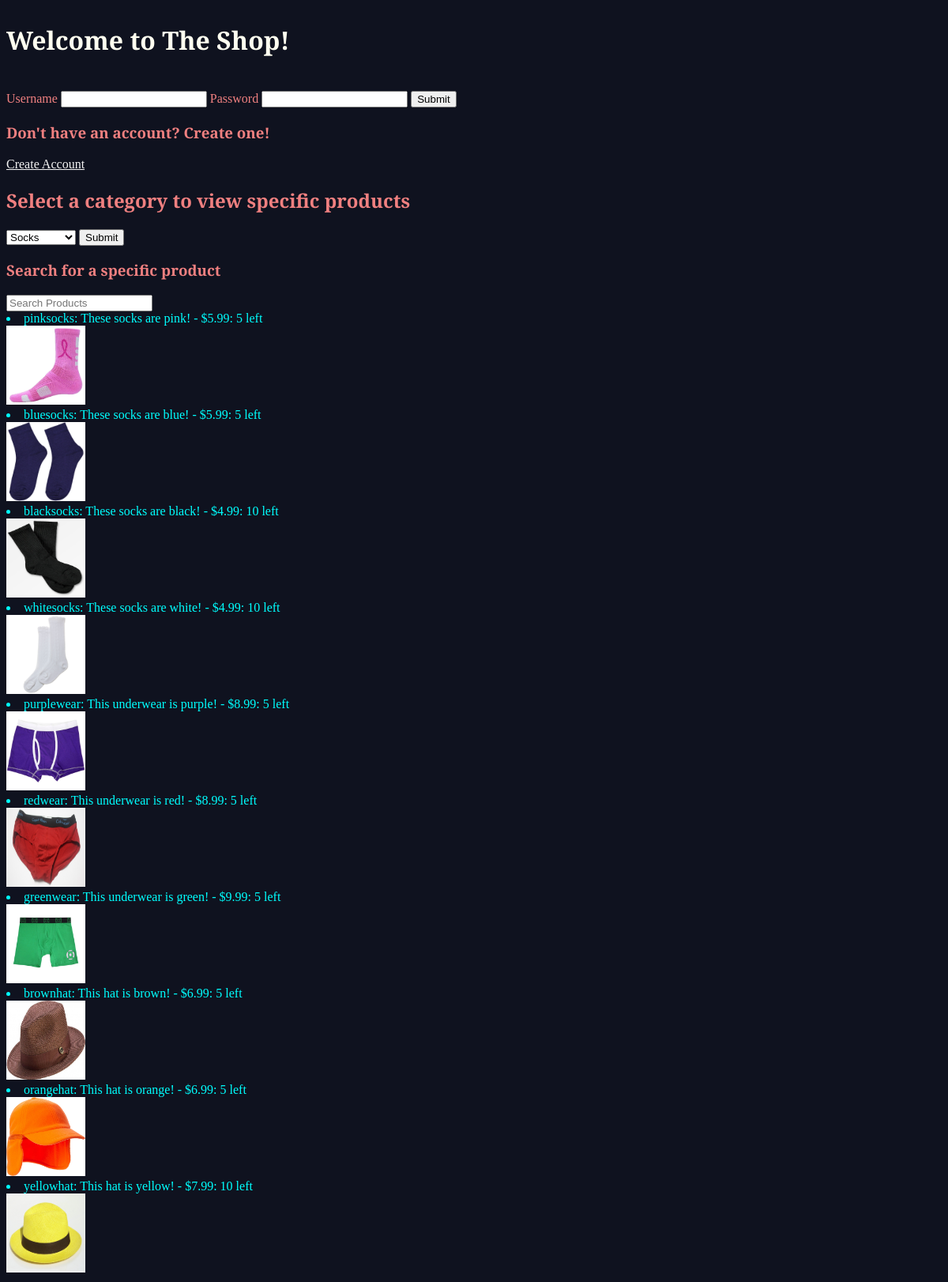
The page / on the database its author committed.
### tables this page shows
CREATE TABLE products (
  id                int(4) not null unique,
  name              varchar(50) not null,
  stock             int(4) not null,
  price             decimal(4, 2) not null,
  description       varchar(100) not null,
  part_of           varchar(50) not null,
  PRIMARY KEY (id),
  FOREIGN KEY (part_of) REFERENCES categories(category)
);

### main.py (the view, shortened to what this page needs)
@app.route('/', methods=['GET', 'POST'])
def home():
  conn = sqlite3.connect("myDatabase.db")
  conn.row_factory = sqlite3.Row
  session['page'] = ['', ''] #set
  cursor = conn.execute("SELECT * FROM products")
  products = cursor.fetchall()
  cursor = conn.execute("SELECT * FROM categories")
  categories = cursor.fetchall()
  return render_template('home.html', products=products, categories=categories)

### templates/home.html (shortened to what this page needs)
<!DOCTYPE html>
<html lang="en">
<head>
    <link rel="stylesheet" href="static/styles/styles.css">
    <link rel="stylesheet" href="https://cdnjs.cloudflare.com/ajax/libs/font-awesome/6.2.0/css/all.min.css" />
</head>
<body>
    <div class="welcome">
        <h1>Welcome to The Shop!</h1>
    </div>
    {% if 'username' not in session %}
        <form action="/login" method="POST">
            Username <input type="text" name="username">
            Password <input type="text" name="password">
        <input type="submit" names="submit">
        </form>
    <h3>Don't have an account? Create one!</h3>
    <a href="create_account">Create Account</a>
    {% endif %}
    <h2>Select a category to view specific products</h2>
    <form action="/products" method="POST">
        <select name="category_select">
            {% for category in categories %}
                <option value="{{ category['category'] }}">{{ category['category'] }}</option>
            {% endfor %}
        </select>
        <input type="submit">
    </form>
    <h3>Search for a specific product</h3>
    <form action="/search" method="POST">
        <input placeholder="Search Products" type="text" name="search">
    </form>
    {% for prod in products %}
        <li>{{ prod['name'] }}: {{ prod['description'] }} - ${{ prod['price'] }}: {{ prod['stock'] }} left</li>
        <img src="/static/images/{{ prod['name'] }}.jpg">
    {% endfor %}
</body>
</html>

### static/styles/styles.css (style rules this page uses)
:root { --colour-primary: hsl(229, 36%, 9%); --colour-secondary: lightcoral; --colour-third: aqua; --colour-fourth: hsl(0, 73%, 26%); --colour-fifth: burlywood; --colour-white: ivory; }
body { font-family: "EB Garamond", serif; font-size: 1.1rm; color: var(--colour-secondary); background-color: var(--colour-primary); }
img { width: 100px; height: 100px; }
.welcome { display: flex; align-items: center; }
.welcome h1 { color: var(--colour-white); display: inline-block; }
a { color: whitesmoke; }
li { color: var(--colour-third); }

### rows shown on the page
products: name "pinksocks", description "These socks are pink!", price "5.99", stock "5", name (picture)
products: name "bluesocks", description "These socks are blue!", price "5.99", stock "5", name (picture)
products: name "blacksocks", description "These socks are black!", price "4.99", stock "10", name (picture)
products: name "whitesocks", description "These socks are white!", price "4.99", stock "10", name (picture)
products: name "purplewear", description "This underwear is purple!", price "8.99", stock "5", name (picture)
products: name "redwear", description "This underwear is red!", price "8.99", stock "5", name (picture)
products: name "greenwear", description "This underwear is green!", price "9.99", stock "5", name (picture)
products: name "brownhat", description "This hat is brown!", price "6.99", stock "5", name (picture)
products: name "orangehat", description "This hat is orange!", price "6.99", stock "5", name (picture)
products: name "yellowhat", description "This hat is yellow!", price "7.99", stock "10", name (picture)

### other values the page prints
form field category_select "Socks"
